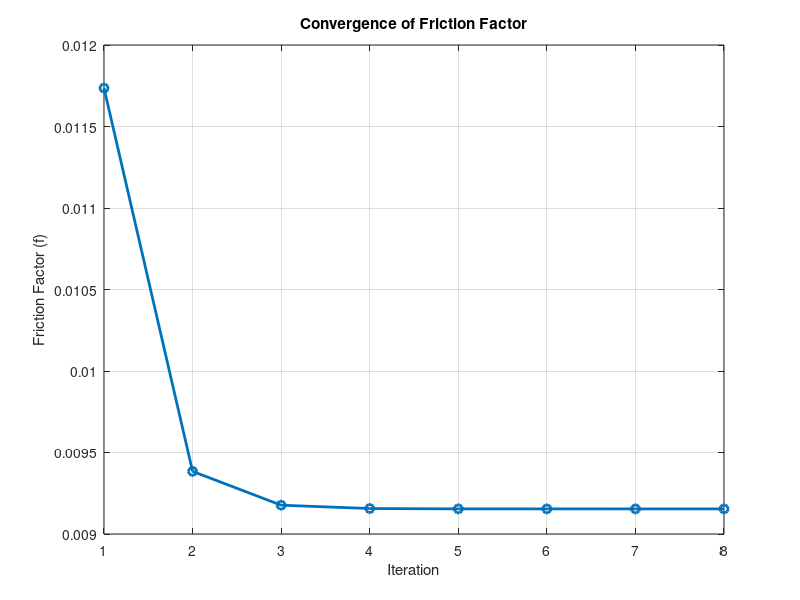

Recreate this plot in MATLAB.
% Pipe transport test
diameter = 1;
dP = 10e5; % Pressure drop (Pa)
elevation = 10;
dist = 20000;

rho = 1000;
mu = 1000e-6;
g = 9.81;
dPelev = elevation * g * rho;
dPtot = dP + dPelev; % Corrected: dP is already in Pa, no need for 10^5
Vinit = 1;
Re = rho * diameter * Vinit / mu;

% Initial guess
V = 1; % Initial velocity (m/s)
tol = 1e-6; % Convergence tolerance (m/s)
maxIter = 100; % Maximum iterations

% Arrays to store friction factor and iteration count
f_values = zeros(1, maxIter);
iter = 1:maxIter;

% Iterative loop
for i = 1:maxIter
    V_old = V;
    Re = rho * diameter * V / mu;
    
    if Re < 2300
        f = 64 / Re;
        disp("regime 1")
    elseif Re < 1e5
        f = 0.316 * Re^(-0.25);
        disp("regime 2")
    else
        f = 0.186 * Re^(-0.2);
        disp("regime 3")
    end
    
    % Store friction factor
    f_values(i) = f;
    
    V = sqrt(2 * diameter * dPtot / (f * dist * rho));
    
    % Check convergence
    if abs(V - V_old) < tol
        f_values = f_values(1:i); % Trim array to converged length
        iter = 1:i;
        break;
    end
end

if i == maxIter
    warning('Maximum iterations reached. Solution may not have converged.');
end

Qmax = (0.5 * diameter)^2 * pi * V * 60 * 60;

% Plot convergence of friction factor
figure;
plot(iter, f_values, '-o', 'LineWidth', 2, 'MarkerSize', 6);
xlabel('Iteration');
ylabel('Friction Factor (f)');
title('Convergence of Friction Factor');
grid on;